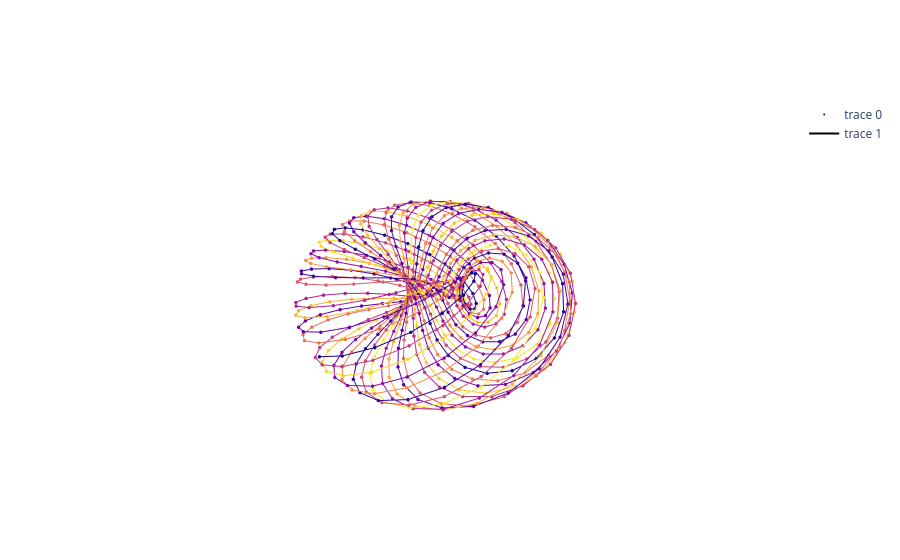

Here is the notebook cell this chart was saved with:
### Markdown cell above
# Creating Fourier examples for the paper
### Quasi-periodicity

### Code cell
import numpy as np
import plotly.graph_objects as go

L = 800
n_dims = 3
samples_per_second = 30
dt = 1 / samples_per_second

def torus(t):
    R = 3
    r = 2
    omega = np.sqrt(2)   # irrational → quasi-periodic

    theta = 2 * np.pi * t
    phi = 2 * np.pi * omega * t

    x = (R + r * np.cos(phi)) * np.cos(theta)
    y = (R + r * np.cos(phi)) * np.sin(theta)
    z = r * np.sin(phi)

    return np.array([x, y, z])

raw_attractor = np.zeros((L, n_dims))
for i in range(L):
    raw_attractor[i, :] = torus(i *dt)

torus_attractor = raw_attractor
plot_attractors(raw_attractor)

### Figure 1 — Plotly figure (JSON) as saved in the notebook; plotly's stock layout.template omitted (floating-point values rounded to 4 significant figures; data arrays with more than 128 entries replaced by an {"elided": "..."} marker saying what was removed)
{"data": [{"marker": {"color": {"elided": "800 int values"}, "colorscale": [[0, "#0d0887"], [0.1111, "#46039f"], [0.2222, "#7201a8"], [0.3333, "#9c179e"], [0.4444, "#bd3786"], [0.5556, "#d8576b"], [0.6667, "#ed7953"], [0.7778, "#fb9f3a"], [0.8889, "#fdca26"], [1, "#f0f921"]], "opacity": 1, "size": 2}, "mode": "markers", "type": "scatter3d", "x": {"elided": "800 float values"}, "y": {"elided": "800 float values"}, "z": {"elided": "800 float values"}}, {"line": {"color": {"elided": "800 int values"}, "colorscale": [[0, "#0d0887"], [0.1111, "#46039f"], [0.2222, "#7201a8"], [0.3333, "#9c179e"], [0.4444, "#bd3786"], [0.5556, "#d8576b"], [0.6667, "#ed7953"], [0.7778, "#fb9f3a"], [0.8889, "#fdca26"], [1, "#f0f921"]]}, "mode": "lines", "type": "scatter3d", "x": {"elided": "800 float values"}, "y": {"elided": "800 float values"}, "z": {"elided": "800 float values"}}], "layout": {"scene": {"xaxis": {"visible": false}, "yaxis": {"visible": false}, "zaxis": {"visible": false}}}}
